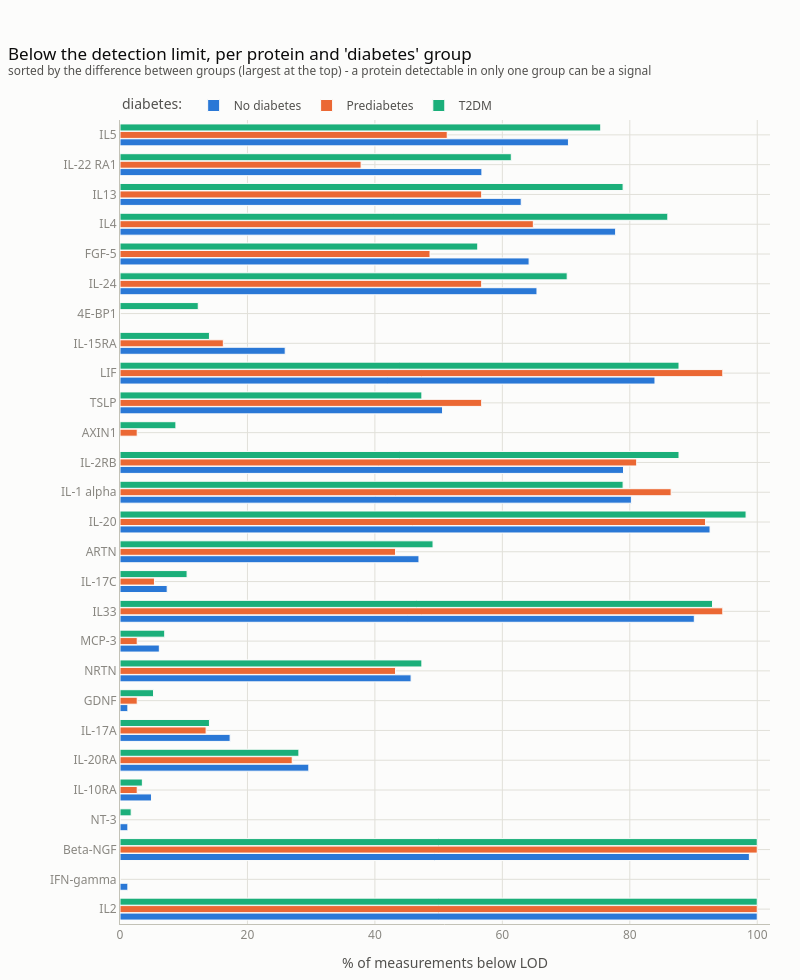

The notebook cell this image was saved under:
### Markdown cell above
## 7. Quality charts from the package

The same checks as pictures — each is one line. They use the standard table, so the detection
limits are already inside (also per plate). Sample IDs only appear in the hover text with
`show_ids=True`.

### Code cell
plot_below_lod(data, group="diabetes")    # share below the detection limit, per protein and group

### Figure 1 — Plotly figure (JSON) as saved in the notebook; plotly's stock layout.template omitted (floating-point values rounded to 4 significant figures)
{"data": [{"customdata": [0.0, 1.235, 1.235, 1.754, 2.236, 2.603, 3.77, 4.029, 4.125, 4.315, 4.471, 5.121, 5.88, 6.354, 7.539, 8.707, 8.772, 9.388, 10.64, 11.89, 12.28, 13.42, 15.55, 21.1, 22.19, 23.57, 24.09], "hovertemplate": "<b>%{y}</b><br>No diabetes: %{x:.0f}% below LOD<br>difference between groups: %{customdata:.0f} points<extra></extra>", "marker": {"color": "#2a78d6", "line": {"color": "#fcfcfb", "width": 1}}, "name": "No diabetes", "orientation": "h", "type": "bar", "x": [100.0, 1.235, 98.77, 1.235, 4.938, 29.63, 17.28, 1.235, 45.68, 6.173, 90.12, 7.407, 46.91, 92.59, 80.25, 79.01, 0.0, 50.62, 83.95, 25.93, 0.0, 65.43, 64.2, 77.78, 62.96, 56.79, 70.37], "y": ["IL2", "IFN-gamma", "Beta-NGF", "NT-3", "IL-10RA", "IL-20RA", "IL-17A", "GDNF", "NRTN", "MCP-3", "IL33", "IL-17C", "ARTN", "IL-20", "IL-1 alpha", "IL-2RB", "AXIN1", "TSLP", "LIF", "IL-15RA", "4E-BP1", "IL-24", "FGF-5", "IL4", "IL13", "IL-22 RA1", "IL5"]}, {"customdata": [0.0, 1.235, 1.235, 1.754, 2.236, 2.603, 3.77, 4.029, 4.125, 4.315, 4.471, 5.121, 5.88, 6.354, 7.539, 8.707, 8.772, 9.388, 10.64, 11.89, 12.28, 13.42, 15.55, 21.1, 22.19, 23.57, 24.09], "hovertemplate": "<b>%{y}</b><br>Prediabetes: %{x:.0f}% below LOD<br>difference between groups: %{customdata:.0f} points<extra></extra>", "marker": {"color": "#eb6834", "line": {"color": "#fcfcfb", "width": 1}}, "name": "Prediabetes", "orientation": "h", "type": "bar", "x": [100.0, 0.0, 100.0, 0.0, 2.703, 27.03, 13.51, 2.703, 43.24, 2.703, 94.59, 5.405, 43.24, 91.89, 86.49, 81.08, 2.703, 56.76, 94.59, 16.22, 0.0, 56.76, 48.65, 64.86, 56.76, 37.84, 51.35], "y": ["IL2", "IFN-gamma", "Beta-NGF", "NT-3", "IL-10RA", "IL-20RA", "IL-17A", "GDNF", "NRTN", "MCP-3", "IL33", "IL-17C", "ARTN", "IL-20", "IL-1 alpha", "IL-2RB", "AXIN1", "TSLP", "LIF", "IL-15RA", "4E-BP1", "IL-24", "FGF-5", "IL4", "IL13", "IL-22 RA1", "IL5"]}, {"customdata": [0.0, 1.235, 1.235, 1.754, 2.236, 2.603, 3.77, 4.029, 4.125, 4.315, 4.471, 5.121, 5.88, 6.354, 7.539, 8.707, 8.772, 9.388, 10.64, 11.89, 12.28, 13.42, 15.55, 21.1, 22.19, 23.57, 24.09], "hovertemplate": "<b>%{y}</b><br>T2DM: %{x:.0f}% below LOD<br>difference between groups: %{customdata:.0f} points<extra></extra>", "marker": {"color": "#1baf7a", "line": {"color": "#fcfcfb", "width": 1}}, "name": "T2DM", "orientation": "h", "type": "bar", "x": [100.0, 0.0, 100.0, 1.754, 3.509, 28.07, 14.04, 5.263, 47.37, 7.018, 92.98, 10.53, 49.12, 98.25, 78.95, 87.72, 8.772, 47.37, 87.72, 14.04, 12.28, 70.18, 56.14, 85.96, 78.95, 61.4, 75.44], "y": ["IL2", "IFN-gamma", "Beta-NGF", "NT-3", "IL-10RA", "IL-20RA", "IL-17A", "GDNF", "NRTN", "MCP-3", "IL33", "IL-17C", "ARTN", "IL-20", "IL-1 alpha", "IL-2RB", "AXIN1", "TSLP", "LIF", "IL-15RA", "4E-BP1", "IL-24", "FGF-5", "IL4", "IL13", "IL-22 RA1", "IL5"]}], "layout": {"bargap": 0.25, "bargroupgap": 0.05, "barmode": "group", "font": {"color": "#52514e", "family": "system-ui, -apple-system, 'Segoe UI', sans-serif", "size": 12}, "height": 980, "hoverlabel": {"bgcolor": "white", "font": {"color": "#0b0b0b", "family": "system-ui, -apple-system, 'Segoe UI', sans-serif"}}, "legend": {"font": {"color": "#52514e"}, "orientation": "h", "title": {"font": {"color": "#52514e"}, "text": "diabetes: "}, "x": 0, "xanchor": "left", "y": 1.0, "yanchor": "bottom"}, "margin": {"b": 50, "l": 120, "r": 30, "t": 120}, "paper_bgcolor": "#fcfcfb", "plot_bgcolor": "#fcfcfb", "title": {"font": {"color": "#0b0b0b", "size": 17}, "text": "Below the detection limit, per protein and 'diabetes' group<br><sup style='color:#52514e'>sorted by the difference between groups (largest at the top) - a protein detectable in only one group can be a signal</sup>", "x": 0.01, "xanchor": "left"}, "width": 800, "xaxis": {"gridcolor": "#e1e0d9", "linecolor": "#c3c2b7", "range": [0, 102], "tickfont": {"color": "#898781"}, "title": {"text": "% of measurements below LOD"}, "zeroline": false}, "yaxis": {"gridcolor": "#e1e0d9", "linecolor": "#c3c2b7", "tickfont": {"color": "#898781"}, "zeroline": false}}}
